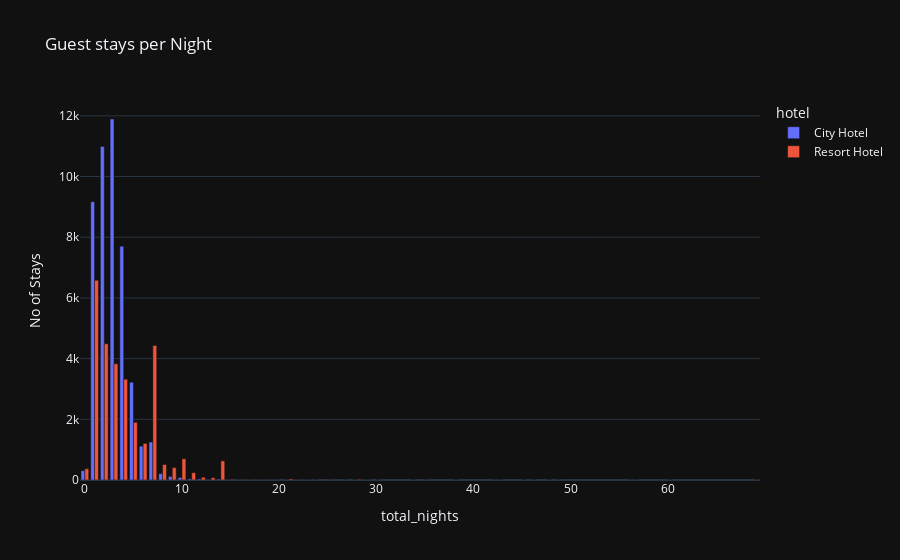

Notebook cell for this chart:
### Code cell
fig = px.bar(
    stay,
    x = 'total_nights',
    y = 'No of Stays',
    title = 'Guest stays per Night',
    color = 'hotel',
    barmode = 'group',
    template = 'plotly_dark'
)

fig.show()

### Figure 1 — Plotly figure (JSON) as saved in the notebook; plotly's stock layout.template omitted (floating-point values rounded to 4 significant figures)
{"data": [{"alignmentgroup": "True", "hovertemplate": "hotel=City Hotel<br>total_nights=%{x}<br>No of Stays=%{y}<extra></extra>", "legendgroup": "City Hotel", "marker": {"color": "#636efa", "pattern": {"shape": ""}}, "name": "City Hotel", "offsetgroup": "City Hotel", "orientation": "v", "showlegend": true, "textposition": "auto", "type": "bar", "x": [0, 1, 2, 3, 4, 5, 6, 7, 8, 9, 10, 11, 12, 13, 14, 15, 16, 17, 18, 19, 20, 21, 22, 23, 24, 27, 28, 29, 34, 43, 48, 49, 57], "xaxis": "x", "y": [308, 9169, 10992, 11895, 7704, 3221, 1116, 1251, 209, 120, 83, 36, 35, 16, 29, 16, 6, 4, 1, 2, 1, 1, 3, 1, 1, 1, 1, 1, 1, 1, 1, 1, 1], "yaxis": "y"}, {"alignmentgroup": "True", "hovertemplate": "hotel=Resort Hotel<br>total_nights=%{x}<br>No of Stays=%{y}<extra></extra>", "legendgroup": "Resort Hotel", "marker": {"color": "#EF553B", "pattern": {"shape": ""}}, "name": "Resort Hotel", "offsetgroup": "Resort Hotel", "orientation": "v", "showlegend": true, "textposition": "auto", "type": "bar", "x": [0, 1, 2, 3, 4, 5, 6, 7, 8, 9, 10, 11, 12, 13, 14, 15, 16, 17, 18, 19, 21, 22, 23, 25, 28, 29, 30, 35, 38, 42, 45, 46, 56, 60, 69], "xaxis": "x", "y": [372, 6580, 4488, 3830, 3321, 1900, 1206, 4435, 511, 408, 700, 240, 90, 75, 630, 23, 12, 11, 5, 4, 35, 7, 1, 14, 22, 2, 2, 5, 1, 3, 1, 1, 1, 1, 1], "yaxis": "y"}], "layout": {"barmode": "group", "legend": {"title": {"text": "hotel"}, "tracegroupgap": 0}, "title": {"text": "Guest stays per Night"}, "xaxis": {"anchor": "y", "domain": [0, 1], "title": {"text": "total_nights"}}, "yaxis": {"anchor": "x", "domain": [0, 1], "title": {"text": "No of Stays"}}}}
